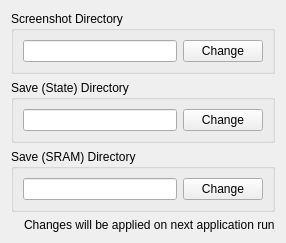
         <widget class="QWidget" name="directoriesTab">
          <attribute name="title">
           <string>Directories</string>
          </attribute>
          <layout class="QVBoxLayout" name="verticalLayout_4">
           <item>
            <widget class="QGroupBox" name="groupBox_26">
             <property name="title">
              <string>Screenshot Directory</string>
             </property>
             <layout class="QHBoxLayout" name="horizontalLayout_63">
              <item>
               <widget class="QLineEdit" name="screenshotDirLineEdit">
                <property name="readOnly">
                 <bool>true</bool>
                </property>
               </widget>
              </item>
              <item>
               <widget class="QPushButton" name="changeScreenShotDirButton">
                <property name="text">
                 <string>Change</string>
                </property>
                <property name="icon">
                 <iconset theme="folder-open-line"/>
                </property>
                <property name="iconSize">
                 <size>
                  <width>16</width>
                  <height>16</height>
                 </size>
                </property>
               </widget>
              </item>
             </layout>
            </widget>
           </item>
           <item>
            <widget class="QGroupBox" name="groupBox_27">
             <property name="title">
              <string>Save (State) Directory</string>
             </property>
             <layout class="QHBoxLayout" name="horizontalLayout_64">
              <item>
               <widget class="QLineEdit" name="saveStateDirLineEdit">
                <property name="readOnly">
                 <bool>true</bool>
                </property>
               </widget>
              </item>
              <item>
               <widget class="QPushButton" name="changeSaveStateDirButton">
                <property name="text">
                 <string>Change</string>
                </property>
                <property name="icon">
                 <iconset theme="folder-open-line"/>
                </property>
                <property name="iconSize">
                 <size>
                  <width>16</width>
                  <height>16</height>
                 </size>
                </property>
               </widget>
              </item>
             </layout>
            </widget>
           </item>
           <item>
            <widget class="QGroupBox" name="groupBox_28">
             <property name="title">
              <string>Save (SRAM) Directory</string>
             </property>
             <layout class="QHBoxLayout" name="horizontalLayout_65">
              <item>
               <widget class="QLineEdit" name="saveSramDirLineEdit">
                <property name="readOnly">
                 <bool>true</bool>
                </property>
               </widget>
              </item>
              <item>
               <widget class="QPushButton" name="changeSaveSramDirButton">
                <property name="text">
                 <string>Change</string>
                </property>
                <property name="icon">
                 <iconset theme="folder-open-line"/>
                </property>
                <property name="iconSize">
                 <size>
                  <width>16</width>
                  <height>16</height>
                 </size>
                </property>
               </widget>
              </item>
             </layout>
            </widget>
           </item>
           <item>
            <spacer name="verticalSpacer">
             <property name="orientation">
              <enum>Qt::Orientation::Vertical</enum>
             </property>
             <property name="sizeHint" stdset="0">
              <size>
               <width>20</width>
               <height>0</height>
              </size>
             </property>
            </spacer>
           </item>
           <item>
            <layout class="QHBoxLayout" name="emulationInfoLayout_13">
             <property name="sizeConstraint">
              <enum>QLayout::SizeConstraint::SetDefaultConstraint</enum>
             </property>
             <item>
              <widget class="QLabel" name="infoIconLabel_3">
               <property name="sizePolicy">
                <sizepolicy hsizetype="Minimum" vsizetype="Preferred">
                 <horstretch>0</horstretch>
                 <verstretch>0</verstretch>
                </sizepolicy>
               </property>
               <property name="text">
                <string/>
               </property>
               <property name="pixmap">
                <pixmap>:/newPrefix/Resource/Info.ico</pixmap>
               </property>
               <property name="wordWrap">
                <bool>false</bool>
               </property>
              </widget>
             </item>
             <item>
              <widget class="QLabel" name="label_65">
               <property name="sizePolicy">
                <sizepolicy hsizetype="Expanding" vsizetype="Minimum">
                 <horstretch>0</horstretch>
                 <verstretch>0</verstretch>
                </sizepolicy>
               </property>
               <property name="midLineWidth">
                <number>1</number>
               </property>
               <property name="text">
                <string>Changes will be applied on next application run</string>
               </property>
               <property name="textFormat">
                <enum>Qt::TextFormat::PlainText</enum>
               </property>
              </widget>
             </item>
            </layout>
           </item>
          </layout>
         </widget>
